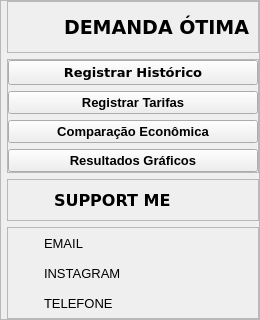
     <widget class="QFrame" name="left_menu_widget">
      <property name="styleSheet">
       <string notr="true"/>
      </property>
      <property name="frameShape">
       <enum>QFrame::StyledPanel</enum>
      </property>
      <property name="frameShadow">
       <enum>QFrame::Raised</enum>
      </property>
      <layout class="QVBoxLayout" name="verticalLayout">
       <property name="spacing">
        <number>6</number>
       </property>
       <property name="leftMargin">
        <number>6</number>
       </property>
       <property name="topMargin">
        <number>0</number>
       </property>
       <property name="rightMargin">
        <number>0</number>
       </property>
       <property name="bottomMargin">
        <number>0</number>
       </property>
       <item alignment="Qt::AlignTop">
        <widget class="QFrame" name="frame_3">
         <property name="styleSheet">
          <string notr="true"/>
         </property>
         <property name="frameShape">
          <enum>QFrame::StyledPanel</enum>
         </property>
         <property name="frameShadow">
          <enum>QFrame::Raised</enum>
         </property>
         <layout class="QHBoxLayout" name="horizontalLayout_2">
          <property name="spacing">
           <number>6</number>
          </property>
          <property name="leftMargin">
           <number>0</number>
          </property>
          <property name="topMargin">
           <number>0</number>
          </property>
          <property name="rightMargin">
           <number>0</number>
          </property>
          <property name="bottomMargin">
           <number>0</number>
          </property>
          <item>
           <widget class="QLabel" name="label">
            <property name="minimumSize">
             <size>
              <width>50</width>
              <height>50</height>
             </size>
            </property>
            <property name="maximumSize">
             <size>
              <width>50</width>
              <height>50</height>
             </size>
            </property>
            <property name="text">
             <string/>
            </property>
            <property name="pixmap">
             <pixmap>../teste/Icons/zap.png</pixmap>
            </property>
            <property name="scaledContents">
             <bool>true</bool>
            </property>
           </widget>
          </item>
          <item>
           <widget class="QLabel" name="label_2">
            <property name="font">
             <font>
              <family>Verdana</family>
              <pointsize>14</pointsize>
              <weight>75</weight>
              <bold>true</bold>
             </font>
            </property>
            <property name="text">
             <string>DEMANDA ÓTIMA</string>
            </property>
            <property name="scaledContents">
             <bool>false</bool>
            </property>
           </widget>
          </item>
         </layout>
        </widget>
       </item>
       <item alignment="Qt::AlignTop">
        <widget class="QFrame" name="frame_4">
         <property name="sizePolicy">
          <sizepolicy hsizetype="Preferred" vsizetype="Expanding">
           <horstretch>0</horstretch>
           <verstretch>0</verstretch>
          </sizepolicy>
         </property>
         <property name="styleSheet">
          <string notr="true"/>
         </property>
         <property name="frameShape">
          <enum>QFrame::StyledPanel</enum>
         </property>
         <property name="frameShadow">
          <enum>QFrame::Raised</enum>
         </property>
         <layout class="QVBoxLayout" name="verticalLayout_2">
          <property name="spacing">
           <number>6</number>
          </property>
          <property name="leftMargin">
           <number>0</number>
          </property>
          <property name="topMargin">
           <number>0</number>
          </property>
          <property name="rightMargin">
           <number>0</number>
          </property>
          <property name="bottomMargin">
           <number>0</number>
          </property>
          <item alignment="Qt::AlignLeft">
           <widget class="QPushButton" name="pushButton_0">
            <property name="minimumSize">
             <size>
              <width>250</width>
              <height>0</height>
             </size>
            </property>
            <property name="font">
             <font>
              <family>Verdana</family>
              <pointsize>10</pointsize>
              <weight>75</weight>
              <bold>true</bold>
             </font>
            </property>
            <property name="mouseTracking">
             <bool>false</bool>
            </property>
            <property name="focusPolicy">
             <enum>Qt::StrongFocus</enum>
            </property>
            <property name="contextMenuPolicy">
             <enum>Qt::DefaultContextMenu</enum>
            </property>
            <property name="autoFillBackground">
             <bool>false</bool>
            </property>
            <property name="styleSheet">
             <string notr="true"/>
            </property>
            <property name="text">
             <string>Registrar Histórico</string>
            </property>
            <property name="icon">
             <iconset>
              <normaloff>../teste/Icons/bar-chart-2_disabled.png</normaloff>../teste/Icons/bar-chart-2_disabled.png</iconset>
            </property>
            <property name="autoDefault">
             <bool>false</bool>
            </property>
            <property name="default">
             <bool>false</bool>
            </property>
            <property name="flat">
             <bool>false</bool>
            </property>
           </widget>
          </item>
          <item alignment="Qt::AlignLeft">
           <widget class="QPushButton" name="pushButton_1">
            <property name="minimumSize">
             <size>
              <width>250</width>
              <height>0</height>
             </size>
            </property>
            <property name="maximumSize">
             <size>
              <width>250</width>
              <height>16777215</height>
             </size>
            </property>
            <property name="font">
             <font>
              <family>MS Shell Dlg 2</family>
              <pointsize>10</pointsize>
              <weight>75</weight>
              <bold>true</bold>
             </font>
            </property>
            <property name="text">
             <string>Registrar Tarifas</string>
            </property>
            <property name="icon">
             <iconset>
              <normaloff>../teste/Icons/dollar-sign_disabled.png</normaloff>../teste/Icons/dollar-sign_disabled.png</iconset>
            </property>
           </widget>
          </item>
          <item alignment="Qt::AlignLeft">
           <widget class="QPushButton" name="pushButton_2">
            <property name="minimumSize">
             <size>
              <width>250</width>
              <height>0</height>
             </size>
            </property>
            <property name="maximumSize">
             <size>
              <width>250</width>
              <height>16777215</height>
             </size>
            </property>
            <property name="font">
             <font>
              <family>MS Shell Dlg 2</family>
              <pointsize>10</pointsize>
              <weight>75</weight>
              <bold>true</bold>
             </font>
            </property>
            <property name="text">
             <string>Comparação Econômica</string>
            </property>
            <property name="icon">
             <iconset>
              <normaloff>../teste/Icons/percent_disabled.png</normaloff>../teste/Icons/percent_disabled.png</iconset>
            </property>
           </widget>
          </item>
          <item alignment="Qt::AlignLeft">
           <widget class="QPushButton" name="pushButton_3">
            <property name="minimumSize">
             <size>
              <width>250</width>
              <height>0</height>
             </size>
            </property>
            <property name="font">
             <font>
              <family>MS Shell Dlg 2</family>
              <pointsize>10</pointsize>
              <weight>75</weight>
              <bold>true</bold>
             </font>
            </property>
            <property name="text">
             <string>Resultados Gráficos</string>
            </property>
            <property name="icon">
             <iconset>
              <normaloff>../teste/Icons/pie-chart_focus.png</normaloff>../teste/Icons/pie-chart_focus.png</iconset>
            </property>
           </widget>
          </item>
         </layout>
        </widget>
       </item>
       <item alignment="Qt::AlignBottom">
        <widget class="QFrame" name="frame_5">
         <property name="sizePolicy">
          <sizepolicy hsizetype="Preferred" vsizetype="Preferred">
           <horstretch>0</horstretch>
           <verstretch>0</verstretch>
          </sizepolicy>
         </property>
         <property name="frameShape">
          <enum>QFrame::StyledPanel</enum>
         </property>
         <property name="frameShadow">
          <enum>QFrame::Raised</enum>
         </property>
         <layout class="QHBoxLayout" name="horizontalLayout_3">
          <property name="spacing">
           <number>6</number>
          </property>
          <property name="leftMargin">
           <number>0</number>
          </property>
          <property name="topMargin">
           <number>0</number>
          </property>
          <property name="rightMargin">
           <number>0</number>
          </property>
          <property name="bottomMargin">
           <number>0</number>
          </property>
          <item>
           <widget class="QLabel" name="label_3">
            <property name="minimumSize">
             <size>
              <width>40</width>
              <height>40</height>
             </size>
            </property>
            <property name="maximumSize">
             <size>
              <width>40</width>
              <height>40</height>
             </size>
            </property>
            <property name="text">
             <string/>
            </property>
            <property name="pixmap">
             <pixmap>../teste/Icons/smile.png</pixmap>
            </property>
            <property name="scaledContents">
             <bool>true</bool>
            </property>
           </widget>
          </item>
          <item>
           <widget class="QLabel" name="label_4">
            <property name="font">
             <font>
              <family>Verdana</family>
              <pointsize>12</pointsize>
              <weight>75</weight>
              <bold>true</bold>
             </font>
            </property>
            <property name="text">
             <string>SUPPORT ME</string>
            </property>
            <property name="scaledContents">
             <bool>true</bool>
            </property>
           </widget>
          </item>
         </layout>
        </widget>
       </item>
       <item>
        <widget class="QFrame" name="frame_6">
         <property name="sizePolicy">
          <sizepolicy hsizetype="Preferred" vsizetype="Preferred">
           <horstretch>0</horstretch>
           <verstretch>0</verstretch>
          </sizepolicy>
         </property>
         <property name="frameShape">
          <enum>QFrame::StyledPanel</enum>
         </property>
         <property name="frameShadow">
          <enum>QFrame::Raised</enum>
         </property>
         <layout class="QGridLayout" name="gridLayout_2">
          <property name="leftMargin">
           <number>0</number>
          </property>
          <property name="topMargin">
           <number>0</number>
          </property>
          <property name="rightMargin">
           <number>0</number>
          </property>
          <property name="bottomMargin">
           <number>0</number>
          </property>
          <property name="horizontalSpacing">
           <number>6</number>
          </property>
          <property name="verticalSpacing">
           <number>0</number>
          </property>
          <item row="0" column="1">
           <widget class="QLabel" name="label_5">
            <property name="minimumSize">
             <size>
              <width>30</width>
              <height>30</height>
             </size>
            </property>
            <property name="maximumSize">
             <size>
              <width>16777215</width>
              <height>16777215</height>
             </size>
            </property>
            <property name="font">
             <font>
              <family>MS Shell Dlg 2</family>
              <pointsize>10</pointsize>
             </font>
            </property>
            <property name="styleSheet">
             <string notr="true"/>
            </property>
            <property name="text">
             <string>EMAIL</string>
            </property>
            <property name="scaledContents">
             <bool>true</bool>
            </property>
            <property name="alignment">
             <set>Qt::AlignLeading|Qt::AlignLeft|Qt::AlignVCenter</set>
            </property>
            <property name="wordWrap">
             <bool>false</bool>
            </property>
           </widget>
          </item>
          <item row="2" column="1">
           <widget class="QLabel" name="label_7">
            <property name="font">
             <font>
              <family>MS Shell Dlg 2</family>
              <pointsize>10</pointsize>
              <italic>false</italic>
             </font>
            </property>
            <property name="text">
             <string>TELEFONE</string>
            </property>
            <property name="scaledContents">
             <bool>true</bool>
            </property>
           </widget>
          </item>
          <item row="1" column="1">
           <widget class="QLabel" name="label_6">
            <property name="font">
             <font>
              <family>MS Shell Dlg 2</family>
              <pointsize>10</pointsize>
             </font>
            </property>
            <property name="text">
             <string>INSTAGRAM</string>
            </property>
            <property name="scaledContents">
             <bool>true</bool>
            </property>
           </widget>
          </item>
          <item row="0" column="0">
           <widget class="QLabel" name="label_12">
            <property name="minimumSize">
             <size>
              <width>30</width>
              <height>30</height>
             </size>
            </property>
            <property name="maximumSize">
             <size>
              <width>30</width>
              <height>30</height>
             </size>
            </property>
            <property name="text">
             <string/>
            </property>
            <property name="pixmap">
             <pixmap>../teste/Icons/mail.png</pixmap>
            </property>
            <property name="scaledContents">
             <bool>true</bool>
            </property>
           </widget>
          </item>
          <item row="1" column="0">
           <widget class="QLabel" name="label_13">
            <property name="minimumSize">
             <size>
              <width>30</width>
              <height>30</height>
             </size>
            </property>
            <property name="maximumSize">
             <size>
              <width>30</width>
              <height>30</height>
             </size>
            </property>
            <property name="text">
             <string/>
            </property>
            <property name="pixmap">
             <pixmap>../teste/Icons/instagram.png</pixmap>
            </property>
            <property name="scaledContents">
             <bool>true</bool>
            </property>
           </widget>
          </item>
          <item row="2" column="0">
           <widget class="QLabel" name="label_14">
            <property name="minimumSize">
             <size>
              <width>30</width>
              <height>30</height>
             </size>
            </property>
            <property name="maximumSize">
             <size>
              <width>30</width>
              <height>30</height>
             </size>
            </property>
            <property name="text">
             <string/>
            </property>
            <property name="pixmap">
             <pixmap>../teste/Icons/phone.png</pixmap>
            </property>
            <property name="scaledContents">
             <bool>true</bool>
            </property>
           </widget>
          </item>
         </layout>
        </widget>
       </item>
      </layout>
     </widget>
